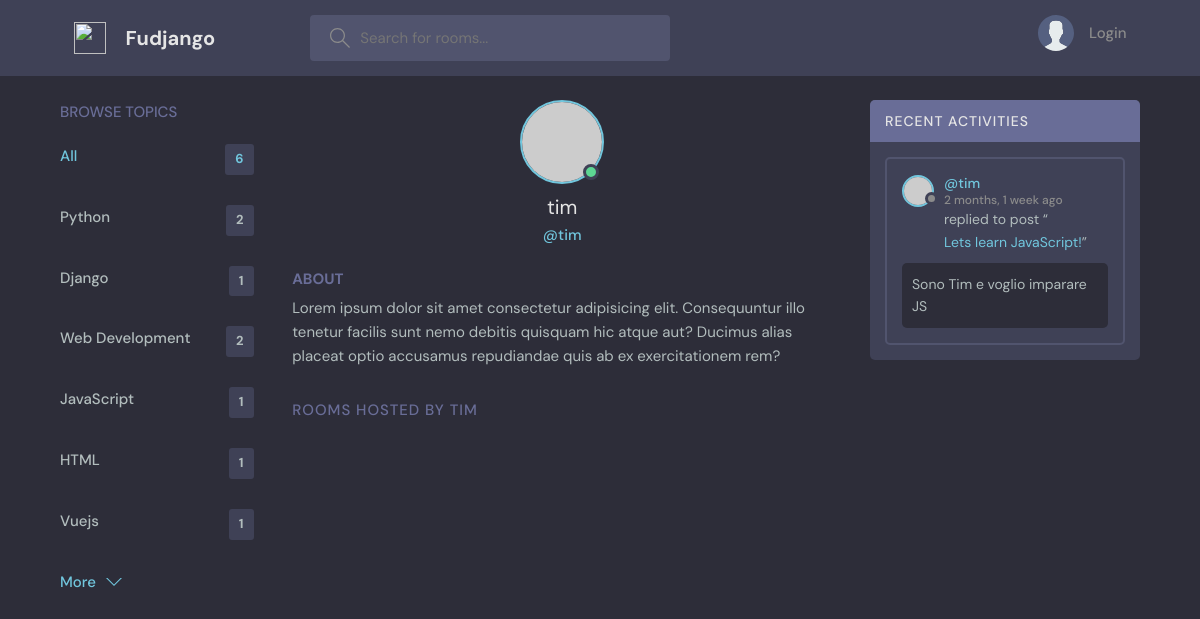
The app's page /profile/2/ with its own data.
### base/models.py (models this page shows, shortened)
class Topic(models.Model):
    name = models.CharField(max_length = 200)

class Message(models.Model):
    user = models.ForeignKey(User, on_delete = models.CASCADE)
    room = models.ForeignKey(Room, on_delete = models.CASCADE)
    body = models.TextField()
    updated = models.DateTimeField(auto_now = True)
    created = models.DateTimeField(auto_now_add = True)

class Room(models.Model):
    host = models.ForeignKey(User, on_delete = models.SET_NULL, null = True)
    topic = models.ForeignKey(Topic, on_delete = models.SET_NULL, null = True)
    name  = models.CharField(max_length=200)
    description = models.TextField(null = True, blank = True)
    participants = models.ManyToManyField(User, related_name= 'participants', blank = True)
    updated = models.DateTimeField(auto_now = True)
    created = models.DateTimeField(auto_now_add = True)
    class Meta:
        ordering = ['-updated', '-created']

### base/views.py (the view)
# urls.py: path('profile/<str:pk>/', views.userProfile, name='user-profile'),
def userProfile(request, pk):
    user = User.objects.get(id=pk)
    rooms = user.room_set.all()
    room_messages = user.message_set.all()
    topics = Topic.objects.all()
    context = {'user': user, 'rooms': rooms, 'room_messages': room_messages, 'topics': topics}
    return render(request, 'base/profile.html', context)

### base/templates/base/profile.html (shortened to what this page needs)
{% extends 'main.html' %}
{% block content %}
<main class="profile-page layout layout--3">
  <div class="container">
    {% include 'base/topics_component.html' %}
    <div class="roomList">
      <div class="profile">
        <div class="profile__avatar">
          <div class="avatar avatar--large active">
            {% if user.username == 'rick' %}
            <img src="https://i.pinimg.com/originals/ab/b6/42/abb642c1d9a20c55cfee1a0d14ebb5a2.gif"/>
            {% else %}
            <img src="https://randomuser.me/api/portraits/men/11.jpg" />
            {% endif %}
          </div>
        </div>
        <div class="profile__info">
          <h3>{{user.username}}</h3>
          <p>@{{user.username}}</p>
        </div>
        <div class="profile__about">
          <h3>About</h3>
          <p>
            Lorem ipsum dolor sit amet consectetur adipisicing elit. Consequuntur illo tenetur
            facilis sunt nemo debitis quisquam hic atque aut? Ducimus alias placeat optio
            accusamus repudiandae quis ab ex exercitationem rem?
          </p>
        </div>
      </div>
      <div class="roomList__header">
        <div>
          <h2>Rooms Hosted by {{user.username}}</a>
          </h2>
        </div>
      </div>
    </div>
    {% include 'base/activity_component.html' %}
  </div>
</main>
{% endblock content %}

### templates/main.html (shortened to what this page needs)
<!DOCTYPE html>
{% load static %}
<html lang="en">
<head>
    <link rel="stylesheet" href="{% static 'style/style.css' %}" />
</head>
<body>
    {% include 'navbar.html' %}
    {% block content %}
    {% endblock %}
</body>
</html>

### templates/navbar.html (shortened to what this page needs)
{% load static %}
<header class="header header--loggedIn">
    <div class="container">
        <a href="{% url 'home' %}" class="header__logo">
            <img src="https://seeklogo.com/images/D/dragon-ball-with-4-stars-logo-F11C43957B-seeklogo.com.png" />
            <h1>Fudjango</h1>
        </a>
        <form class="header__search" method="GET" action="{% url 'home' %}">
            <label>
                <input type="text" name="search" placeholder="Search for rooms..." />
            </label>
        </form>
        <nav class="header__menu">
            {% if request.user.is_authenticated %}
            <div class="header__user">
                <a href="{% url 'user-profile' request.user.id %}">
                    <div class="avatar avatar--medium active">
                        {% if request.user.username == 'rick' %}
                        <img src="https://i.pinimg.com/originals/ab/b6/42/abb642c1d9a20c55cfee1a0d14ebb5a2.gif" />
                        {% else %}
                        <img src="https://randomuser.me/api/portraits/men/37.jpg" />
                        {% endif %}
                    </div>
                    <p>{{request.user}} <span>@{{request.user}}</span></p>
                </a>
                <button class="dropdown-button">
                    <svg version="1.1" xmlns="http://www.w3.org/2000/svg" width="32" height="32" viewBox="0 0 32 32">
                        <title>chevron-down</title>
                        <path d="M16 21l-13-13h-3l16 16 16-16h-3l-13 13z"></path>
                    </svg>
                </button>
            </div>
            {% else %}
            <a href="{% url 'login' %}">
                <img src="{% static 'images/avatar.svg' %}" />
                <p>Login</p>
            </a>
            {% endif %}
        </nav>
    </div>
</header>

### base/templates/base/topics_component.html
<div class="topics">
    <div class="topics__header">
        <h2>Browse Topics</h2>
    </div>
    <ul class="topics__list">
        <li>
            <a href="{% url 'home' %}" class="active">All <span>{{topics.count}}</span></a>
        </li>
        {% for topic in topics %}
        <li>
            <a href="{% url 'home' %}?topic={{topic.name}}">{{topic.name}} <span>{{topic.room_set.all.count}}</span></a>
        </li>
        {% endfor %}
    </ul>
    <a class="btn btn--link" href="{% url 'topics' %}">
        More
        <svg version="1.1" xmlns="http://www.w3.org/2000/svg" width="32" height="32" viewBox="0 0 32 32">
            <title>chevron-down</title>
            <path d="M16 21l-13-13h-3l16 16 16-16h-3l-13 13z"></path>
        </svg>
    </a>
</div>

### base/templates/base/activity_component.html (shortened to what this page needs)
<div class="activities">
    <div class="activities__header">
        <h2>Recent Activities</h2>
    </div>
    {% for message in room_messages %}
    <div class="activities__box">
        <div class="activities__boxHeader roomListRoom__header">
            <a href="{% url 'user-profile' message.user.id %}" class="roomListRoom__author">
                <div class="avatar avatar--small">
                    {% if message.user.username == 'rick' %}
                    <img src="https://i.pinimg.com/originals/ab/b6/42/abb642c1d9a20c55cfee1a0d14ebb5a2.gif">
                    {% else %}
                    <img src="https://randomuser.me/api/portraits/women/11.jpg" />
                    {% endif %}
                </div>
                <p>
                    @{{message.user}}
                    <span>{{message.created|timesince}} ago</span>
                </p>
            </a>
        </div>
        <div class="activities__boxContent">
            <p>replied to post “<a href="{% url 'room' message.room.id %}">{{message.room.name}}</a>”</p>
            <div class="activities__boxRoomContent">
                {{message.body}}
            </div>
        </div>
    </div>
    {% endfor %}
</div>

### records on screen
Topic: name "Python", room_set.all.count "2"
Topic: name "Django", room_set.all.count "1"
Topic: name "Web Development", room_set.all.count "2"
Topic: name "JavaScript", room_set.all.count "1"
Topic: name "HTML", room_set.all.count "1"
Topic: name "Vuejs", room_set.all.count "1"
Message: user "tim", created "2 months, 1 week", room.name "Lets learn JavaScript!", body "Sono Tim e voglio imparare JS"

### other values on screen
{{ topics.count }} "6"
{{ user.username }} "tim"
{{ user.username }} "TIM"
